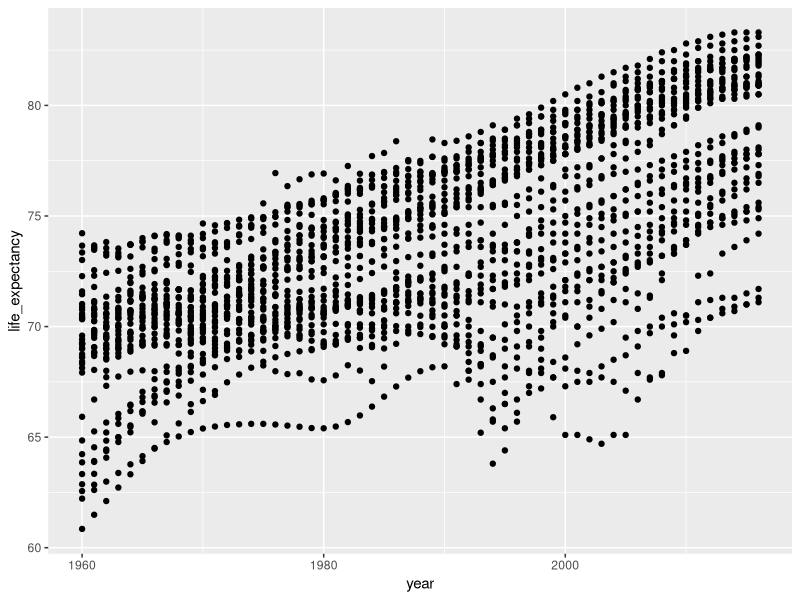
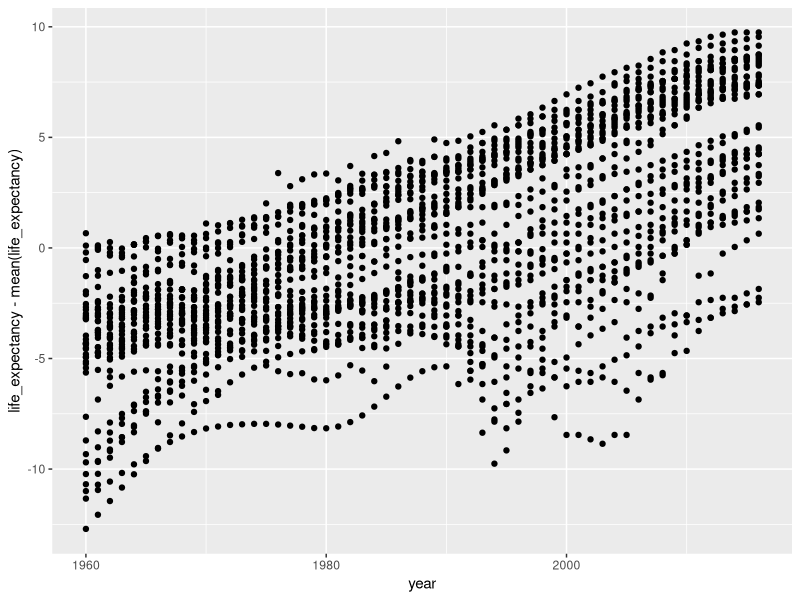
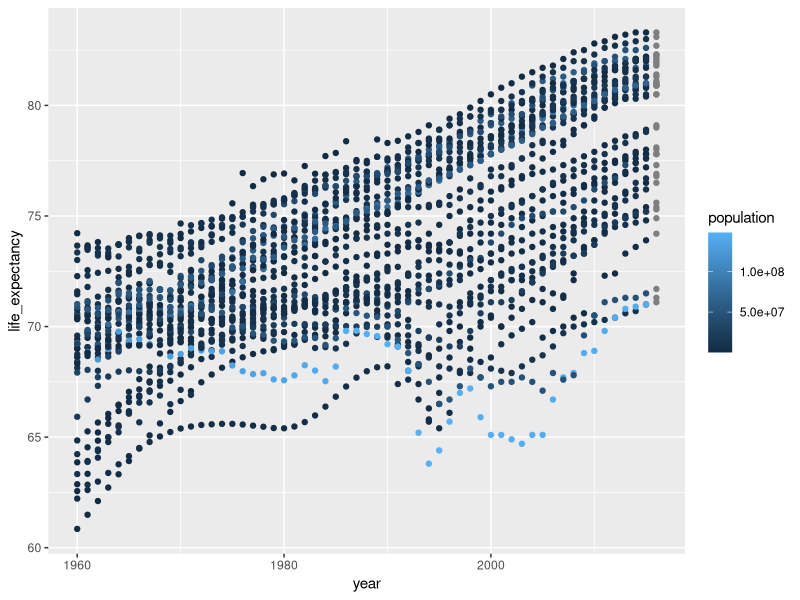
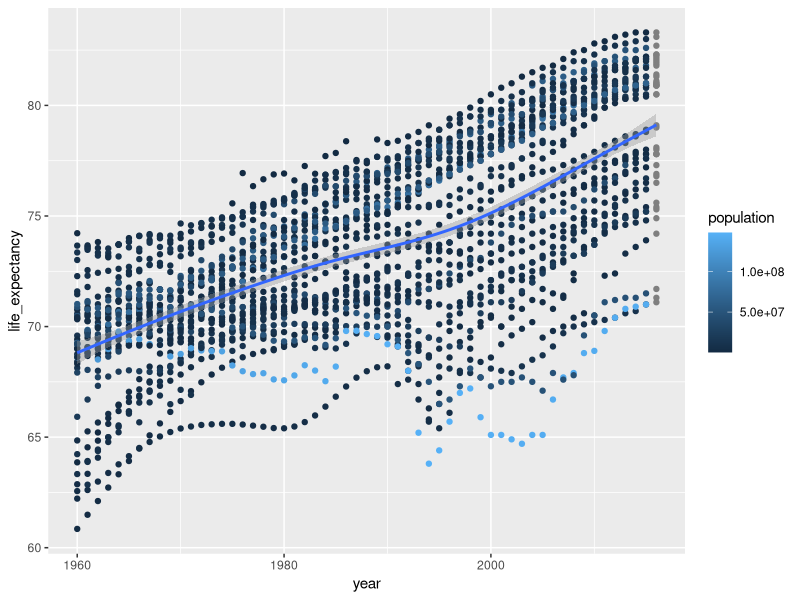
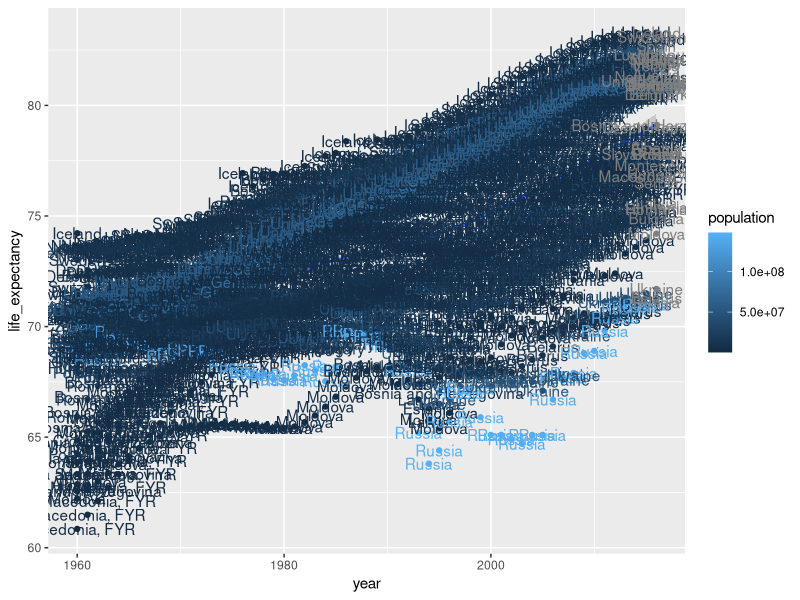
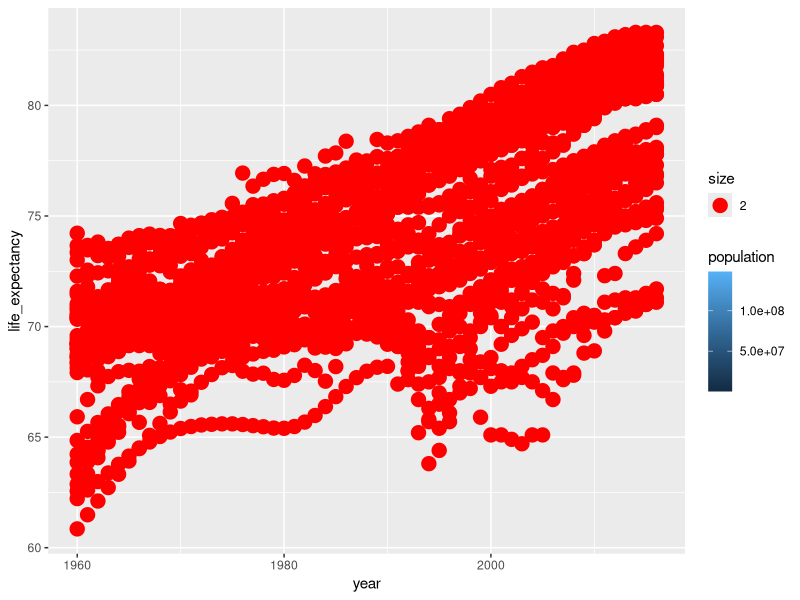
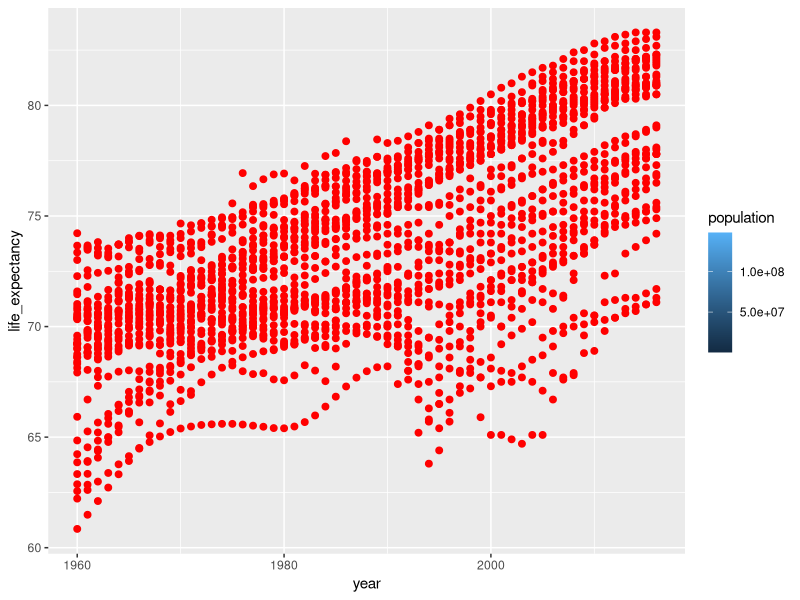
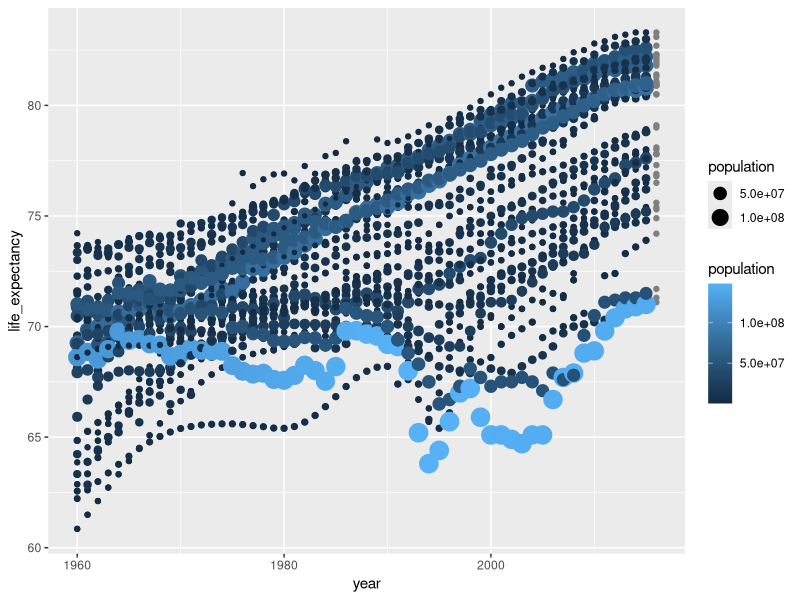

Here is the R script that generated these plots, in order:
## ---- chunk 1
#install.packages("ggplot2")
#install.packages("dslabs")
library(ggplot2)
library(dslabs)
library(tidyverse)
## ---- chunk 2
aa <- gapminder %>% filter(continent=="Europe")
p = ggplot(data = aa, aes(y = life_expectancy, x = year )) +
  geom_point()
p
## ---- chunk 3
pp = ggplot(aa, aes(y = life_expectancy - mean(life_expectancy ), x = year )) +
  geom_point()
pp
## ---- chunk 4
p = ggplot(aa, aes(y = life_expectancy, x = year ,color=population)) +
  geom_point()
p
## ---- chunk 5
p +  geom_smooth() 
## `geom_smooth()` using method = 'loess' and formula 'y ~ x'

## ---- chunk 6
p +  geom_smooth() + 
  geom_text(aes(label=country))
## `geom_smooth()` using method = 'loess' and formula 'y ~ x'

## ---- chunk 7

p +
  geom_point(aes(size = 2),# incorrecto! 2 no es una variable
             color="red") # correcto, todos los puntos en rojo


## ---- chunk 8
p +
  geom_point(size = 2,# correcto, todos los puntos de tamaño 2
             color="red") # correcto, todos los puntos en rojo

## ---- chunk 9
p +
  geom_point(aes(size=population))
## ---- chunk 10
bb <- gapminder %>% filter(country == "Spain")
p = ggplot(data = bb, aes(y = life_expectancy, x = year )) +
  geom_line()
p
## ---- chunk 11
cc <- gapminder %>% filter(continent == "Oceania")
ggplot(data = cc, aes(y = life_expectancy, x = year )) +
  geom_line()
## ---- chunk 12
ggplot(data = cc, aes(y = life_expectancy, x = year ,color=country)) +
  geom_line() +
  geom_point()
## ---- chunk 13
ggplot(data = cc, aes(y = life_expectancy, x = year )) +
  geom_line() +
  facet_wrap(~country)
## ---- chunk 14

ggplot(data = gapminder, aes(y = life_expectancy, x = country )) +
  geom_boxplot()  
## ---- chunk 15
# Diagrama de caja con color de relleno
ggplot(gapminder, aes(y=life_expectancy, x=continent, fill=continent)) +
  geom_boxplot() +
  labs(x="País", y="Esperanza de vida", fill="Continente")   # título, ejes y leyenda

## ---- chunk 16
ggplot(gapminder, aes(y=life_expectancy, x=continent, fill=continent)) +
  geom_boxplot() +
  labs(x="Continente", y="Esperanza de vida", fill="Continente") +  
geom_point(stat= "summary", fun.y=mean, shape=16, size=4, color="red")

## ---- chunk 17
ggplot(gapminder, aes(y=life_expectancy, x=continent, fill=continent)) +
  geom_boxplot() +
  labs(x="Continente", y="Esperanza de vida", fill="Continente") +  
geom_point(stat= "summary", fun.y=mean, shape=16, size=4, color="red") +
  coord_flip()
## ---- chunk 18
n_country = gapminder %>% 
  select(country,continent) %>%
  group_by(continent) %>% 
  filter(!duplicated(country)) %>% 
  ungroup()

ggplot(n_country) + 
  geom_bar(aes(x=continent))

## ---- chunk 19
ggplot(n_country) + geom_bar(aes(y=continent))
## ---- chunk 20

# número de coches en cada clase
g <- ggplot(mpg, aes(class)) + geom_bar()
#Si queremos ver diferentes propiedades dentro de cada clase:

g + geom_bar(aes(fill = manufacturer))
